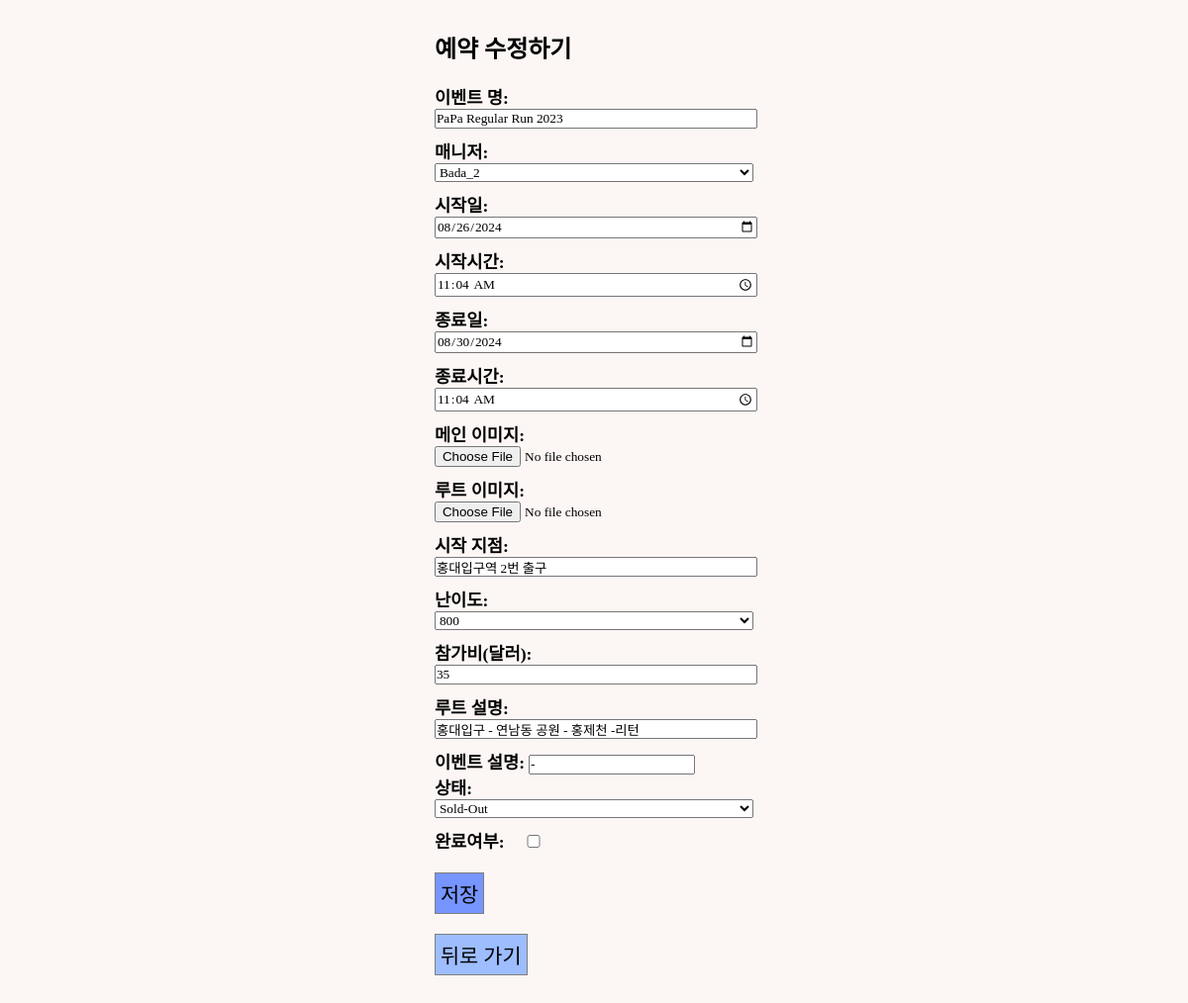
Before: /events/update_event/5 with the older database file.
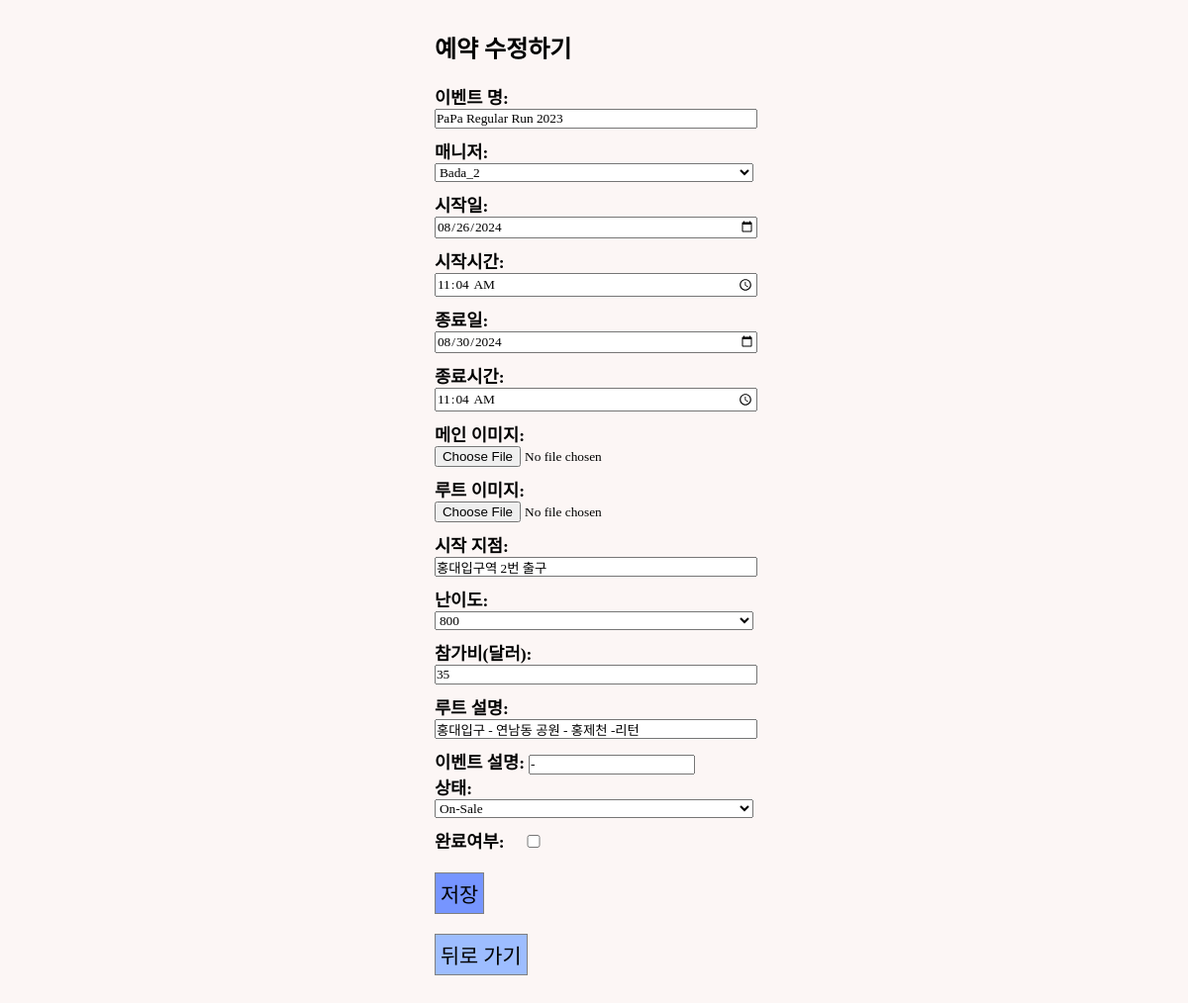
After: the same page with the newer database file.
### events/models.py (models this page shows, shortened)
class GuestRun(models.Model):
    STATUS_CHOICE = [
        ("ST1", "Checking"),
        ("ST2", "On-Sale"),
        ("ST3", "Sold-Out"),
        ("ST4", "Closed"),
    ]
    LEVEL = [
        ("Level-1, 800","800"),
        ("Level-2, 730","730"),
        ("Level-3, 700","700"),
        ("Level-4, 630","630"),
        ("Level-5, 600","600"),
        ("Level-6, 530","530"),
        ("Full Access","Free"),
    ]
    event_id = models.AutoField(
        primary_key=True,
    )
    title = models.CharField(max_length=50)
    manager = models.ForeignKey(Manager, related_name="manager",blank=False, null=True, on_delete=models.SET_NULL)
    start_date = models.DateField(blank=True, null=True)
    start_time = models.TimeField(blank=True, null=True)
    end_date = models.DateField(blank=True, null=True)
    end_time = models.TimeField(blank=True, null=True)
    image = ResizedImageField(size=[1402,1000], upload_to="runMain", blank=True)
    route_image = ResizedImageField(size=[1402,1402], upload_to="runRoute", blank=True)
    start_point = models.CharField(max_length=50)
    status = models.CharField(
        max_length=8,
        choices=STATUS_CHOICE,
        default="ST1",
    )
    level = models.CharField(
        max_length=15,
        choices=LEVEL,
        default="Free",
    )
    amount = models.IntegerField(default=0)
    route = models.CharField(max_length=50, blank=False)
    desc = models.TextField(blank=True, default="-")
    completed = models.BooleanField(default=False)

### events/views.py (the view)
# urls.py: path("update_event/<str:pk>", views.update_event, name="update_event"),
def update_event(request, pk):
    event = get_object_or_404(GuestRun, pk=pk)
    form = UpdateForm(request.POST, request.FILES, instance=event)
    if request.method == "POST":
        if form.is_valid():
            event = form.save(commit=False)
            event.save()
            return redirect("community:event_table")
        else:
            return redirect("community:event_table")
    else:
        form = UpdateForm(instance=event)
        return render(request, "admin/event_edit.html", {"form": form} )

### community/models.py (called while the page is built)
    def __str__(self):
        return self.name + "_"+ str(self.m_id)

### templates/admin/event_edit.html (shortened to what this page needs)
{% load static %}
<!DOCTYPE html>
<html lang="en">
  <head>
    <link rel="stylesheet" type="text/css" href="{% static 'css/sterna.css' %}"/>
    <link href="https://cdnjs.cloudflare.com/ajax/libs/bootstrap-datetimepicker/3.0.0/css/bootstrap-datetimepicker.min.css" rel="stylesheet"/>
  </head>
  <body>
    <div class="tocenter" style="margin:30px 0 0 0">
      <div style="max-width:100%;">
        <h2 style="margin:0 0 20px 0;">예약 수정하기</h3>
        <form method="POST" enctype="multipart/form-data">
          {{ form.as_p }}
          <button style="font-size: 1.3rem; margin-top:20px; padding: 5px; background-color:#7695FF;" type="submit">
            저장
          </button>
        </form>
        <div style="height:20px;"></div>
        <div>
          <a href="{% url "community:event_table" %}">
            <button style="font-size: 1.3rem; padding:5px; margin-bottom:30px; background-color:#9DBDFF;">뒤로 가기</button>
          </a>
        </div>
      </div>
    </div>
  </body>
</html>

Changed rows visible on the page:
changed GuestRun "Bada_2": status "Sold-Out" → "On-Sale"
